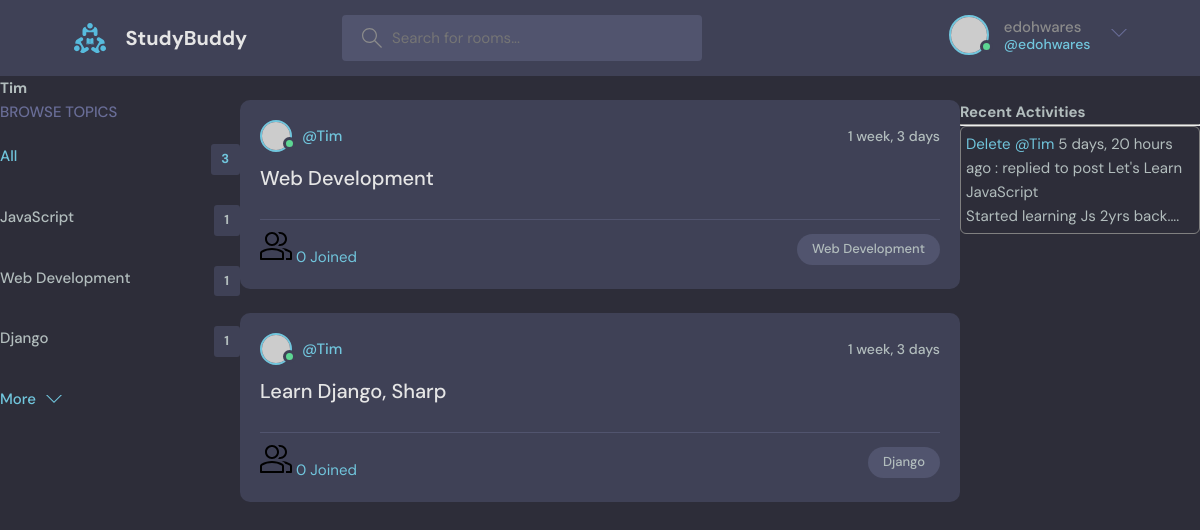
The app's page /profile/2/ (signed in) with its own data.
### base/models.py (models this page shows, shortened)
class Topic(models.Model):
    name = models.CharField(max_length = 200)

class Room(models.Model):
    host = models.ForeignKey(User, on_delete = models.SET_NULL, null = True)
    topic = models.ForeignKey(Topic, on_delete = models.SET_NULL, null = True)
    name = models.CharField(max_length = 200)
    description = models.TextField(null = True, blank = True)
    participants = models.ManyToManyField(User, related_name='participants', blank=True)
    updated = models.DateTimeField(auto_now = True)
    created = models.DateTimeField(auto_now_add = True)
    class Meta:
        ordering = ['-updated', '-created']
    def __str__(self):
        return self.name

class Message(models.Model):
    user = models.ForeignKey(User, on_delete = models.CASCADE)
    room = models.ForeignKey(Room, on_delete = models.CASCADE)
    body = models.TextField()
    updated = models.DateTimeField(auto_now = True)
    created = models.DateTimeField(auto_now_add = True)
    class Meta:
        ordering = ['-updated', '-created']
    def __str__(self):
        return self.body[:50]

### base/views.py (the view)
# urls.py: path('profile/<str:pk>/', views.userProfile, name='user-profile'),
def userProfile(request, pk):
    user = User.objects.get(id=pk)
    rooms = user.room_set.all()
    room_messages = user.message_set.all()
    topics = Topic.objects.all()
    context = {'user': user, 'rooms': rooms, 'room_messages': room_messages, 'topics': topics}
    return render(request, 'base/profile.html', context)

### base/templates/base/profile.html (shortened to what this page needs)
{% extends 'main.html' %}
{% block content %}
    <h1>{{user.username}}</h1>
    <div class="profile-container">
        <div>
            {% include 'base/topics_component.html' %}
        </div>
        <div>
            {% include 'base/feed_component.html' %}
        </div>
        <div>
            {% include 'base/activity_component.html' %}
        </div>
    </div>
{% endblock content %}

### templates/navbar.html (shortened to what this page needs)
{% load static %}
<header class="header header--loggedIn">
    <div class="container">
        <a href="{% url 'home' %}" class="header__logo">
            <img src="{% static 'images/logo.svg' %}" />
            <h1>StudyBuddy</h1>
        </a>
        <form class="header__search" method="GET" action="{% url 'home' %}">
            <label>
                <input name="q" placeholder="Search for rooms..." />
            </label>
        </form>
        <nav class="header__menu">
            {% if request.user.is_authenticated %}
            <div class="header__user">
                <a href="profile.html">
                    <div class="avatar avatar--medium active">
                        <img src="https://randomuser.me/api/portraits/men/37.jpg" />
                    </div>
                    <p>{{request.user}}<span>@{{request.user}}</span></p>
                </a>
                <button class="dropdown-button">
                    <svg version="1.1" xmlns="http://www.w3.org/2000/svg" width="32" height="32" viewBox="0 0 32 32">
                        <title>chevron-down</title>
                        <path d="M16 21l-13-13h-3l16 16 16-16h-3l-13 13z"></path>
                    </svg>
                </button>
            </div>
            {% else %}
            <a href="{% url 'login' %}">
                <img src="{% static 'images/avatar.svg' %}" />
                <p>Login</p>
            </a>
            {% endif %}
        </nav>
    </div>
</header>

### base/templates/base/topics_component.html
<div class="topics">
    <div class="topics__header">
      <h2>Browse Topics</h2>
    </div>
    <ul class="topics__list">
      <li>
        <a href="{% url 'home' %}" class="active">All <span>{{topics.count}}</span></a>
      </li>
      {% for topic in topics  %}
        <li>
            <a href="{% url 'home' %}?q={{topic.name}}">{{topic.name}}<span>{{topic.room_set.all.count}}</span></a>
        </li>
      {% endfor %}
    </ul>
    <a class="btn btn--link" href="topics.html">
      More
      <svg version="1.1" xmlns="http://www.w3.org/2000/svg" width="32" height="32" viewBox="0 0 32 32">
        <title>chevron-down</title>
        <path d="M16 21l-13-13h-3l16 16 16-16h-3l-13 13z"></path>
      </svg>
    </a>
  </div>

### base/templates/base/feed_component.html (shortened to what this page needs)
{% for room in rooms  %}
<div class="roomListRoom">
    <div class="roomListRoom__header">
      <a href="{% url 'user-profile' room.host.id %}" class="roomListRoom__author">
        <div class="avatar avatar--small active">
          <img src="https://randomuser.me/api/portraits/men/11.jpg" />
        </div>
        <span>@{{room.host.username}}</span>
      </a>
      <div class="roomListRoom__actions">
        <span>{{room.created|timesince}}</span>
      </div>
    </div>
    <div class="roomListRoom__content">
      <a href="{% url 'room' room.id %}">{{room.name}}</a>
    </div>
    <div class="roomListRoom__meta">
      <a class="{% url 'room' room.id %}">
        <span>{{room.participants.all.count}} Joined </span>
      </a>
      <p class="roomListRoom__topic">{{room.topic.name}}</p>
    </div>
  </div>
{% endfor %}

### base/templates/base/activity_component.html
<h3>Recent Activities</h3>
<hr>
{% for message in room_messages %}
    <div style="border: 1px solid gray; border-radius: 6px; padding: .5rem; margin-bottom: 1rem;">
        <a href="{% url 'delete-activity' message.id %}">Delete</a>
        <small><a href="{% url 'user-profile' message.user.id %}">@{{message.user}}</a> {{message.created|timesince}} ago :</small>
        <small>replied to post {{message.room}}</small>
        <p>
            {{message}}...
        </p>
    </div>
{% endfor %}

### base/templates/base/profile.html (style rules this page uses)
.profile-container { display: grid; grid-template-columns: 1fr 3fr 1fr; }

### records on screen
Topic: name "JavaScript", room_set.all.count "1"
Topic: name "Web Development", room_set.all.count "1"
Topic: name "Django", room_set.all.count "1"
Room: host.username "Tim", created "1 week, 3 days", name "Web Development", participants.all.count "0", topic.name "Web Development"
Room: host.username "Tim", created "1 week, 3 days", name "Learn Django, Sharp", participants.all.count "0", topic.name "Django"
Message: user "Tim", created "5 days, 20 hours", room "Let's Learn JavaScript", body "Started learning Js 2yrs back."

### other values on screen
{{ request.user }} "edohwares"
{{ user.username }} "Tim"
{{ topics.count }} "3"
